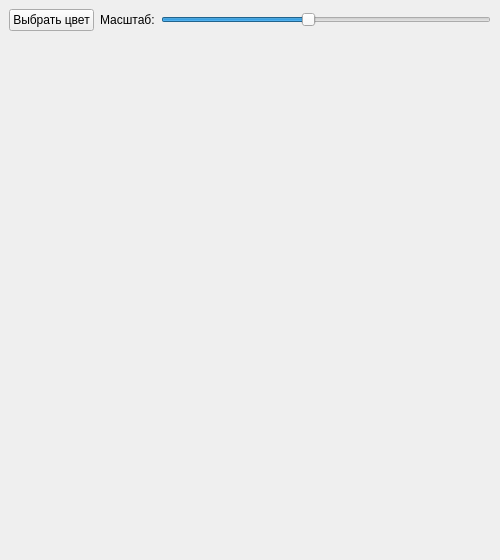
<?xml version="1.0" encoding="UTF-8"?>
<ui version="4.0">
 <class>MainWindow</class>
 <widget class="QMainWindow" name="MainWindow">
  <property name="geometry">
   <rect>
    <x>0</x>
    <y>0</y>
    <width>500</width>
    <height>560</height>
   </rect>
  </property>
  <property name="windowTitle">
   <string>Смайлик</string>
  </property>
  <widget class="QWidget" name="centralwidget">
   <layout class="QVBoxLayout" name="verticalLayout">
    <item>
     <layout class="QHBoxLayout" name="controlsLayout">
      <item>
       <widget class="QPushButton" name="btn_color">
        <property name="text">
         <string>Выбрать цвет</string>
        </property>
       </widget>
      </item>
      <item>
       <widget class="QLabel" name="lbl_scale_title">
        <property name="text">
         <string>Масштаб:</string>
        </property>
       </widget>
      </item>
      <item>
       <widget class="QSlider" name="slider_scale">
        <property name="orientation">
         <enum>Qt::Orientation::Horizontal</enum>
        </property>
        <property name="minimum">
         <number>20</number>
        </property>
        <property name="maximum">
         <number>200</number>
        </property>
        <property name="value">
         <number>100</number>
        </property>
       </widget>
      </item>
     </layout>
    </item>
    <item>
     <widget class="QLabel" name="lbl_canvas">
      <property name="alignment">
       <set>Qt::AlignmentFlag::AlignCenter</set>
      </property>
      <property name="minimumSize">
       <size>
        <width>450</width>
        <height>450</height>
       </size>
      </property>
     </widget>
    </item>
   </layout>
  </widget>
 </widget>
 <resources/>
 <connections/>
</ui>
